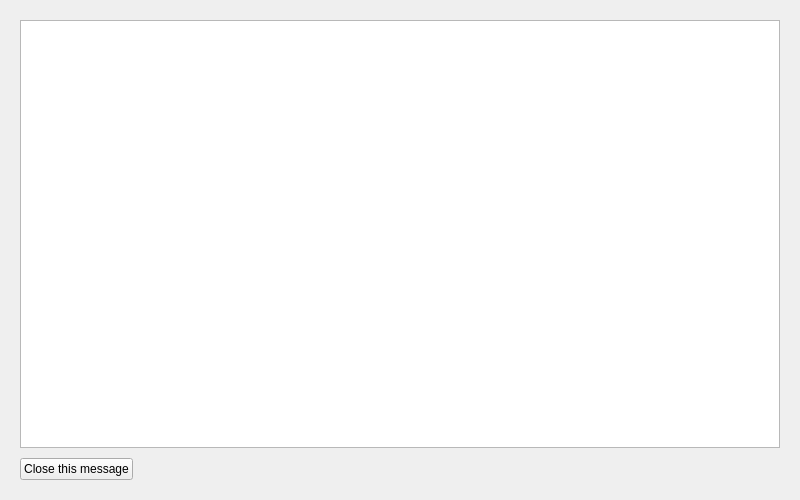
<?xml version="1.0" encoding="UTF-8"?>
<ui version="4.0">
 <class>messageDialog</class>
 <widget class="QDialog" name="messageDialog">
  <property name="geometry">
   <rect>
    <x>0</x>
    <y>0</y>
    <width>800</width>
    <height>500</height>
   </rect>
  </property>
  <property name="windowTitle">
   <string>Dialog</string>
  </property>
  <layout class="QGridLayout" name="gridLayout">
   <property name="leftMargin">
    <number>20</number>
   </property>
   <property name="topMargin">
    <number>20</number>
   </property>
   <property name="rightMargin">
    <number>20</number>
   </property>
   <property name="bottomMargin">
    <number>20</number>
   </property>
   <property name="spacing">
    <number>10</number>
   </property>
   <item row="1" column="1">
    <spacer name="horizontalSpacer">
     <property name="orientation">
      <enum>Qt::Horizontal</enum>
     </property>
     <property name="sizeHint" stdset="0">
      <size>
       <width>40</width>
       <height>20</height>
      </size>
     </property>
    </spacer>
   </item>
   <item row="1" column="0">
    <widget class="QPushButton" name="buttonClose">
     <property name="text">
      <string>Close this message</string>
     </property>
     <property name="autoDefault">
      <bool>false</bool>
     </property>
    </widget>
   </item>
   <item row="0" column="0" colspan="2">
    <widget class="QTextBrowser" name="textBrowser">
     <property name="sizePolicy">
      <sizepolicy hsizetype="Preferred" vsizetype="Expanding">
       <horstretch>0</horstretch>
       <verstretch>100</verstretch>
      </sizepolicy>
     </property>
     <property name="minimumSize">
      <size>
       <width>0</width>
       <height>150</height>
      </size>
     </property>
     <property name="openLinks">
      <bool>false</bool>
     </property>
    </widget>
   </item>
  </layout>
 </widget>
 <tabstops>
  <tabstop>buttonClose</tabstop>
 </tabstops>
 <resources/>
 <connections>
  <connection>
   <sender>buttonClose</sender>
   <signal>clicked()</signal>
   <receiver>messageDialog</receiver>
   <slot>accept()</slot>
   <hints>
    <hint type="sourcelabel">
     <x>93</x>
     <y>416</y>
    </hint>
    <hint type="destinationlabel">
     <x>299</x>
     <y>224</y>
    </hint>
   </hints>
  </connection>
 </connections>
</ui>
